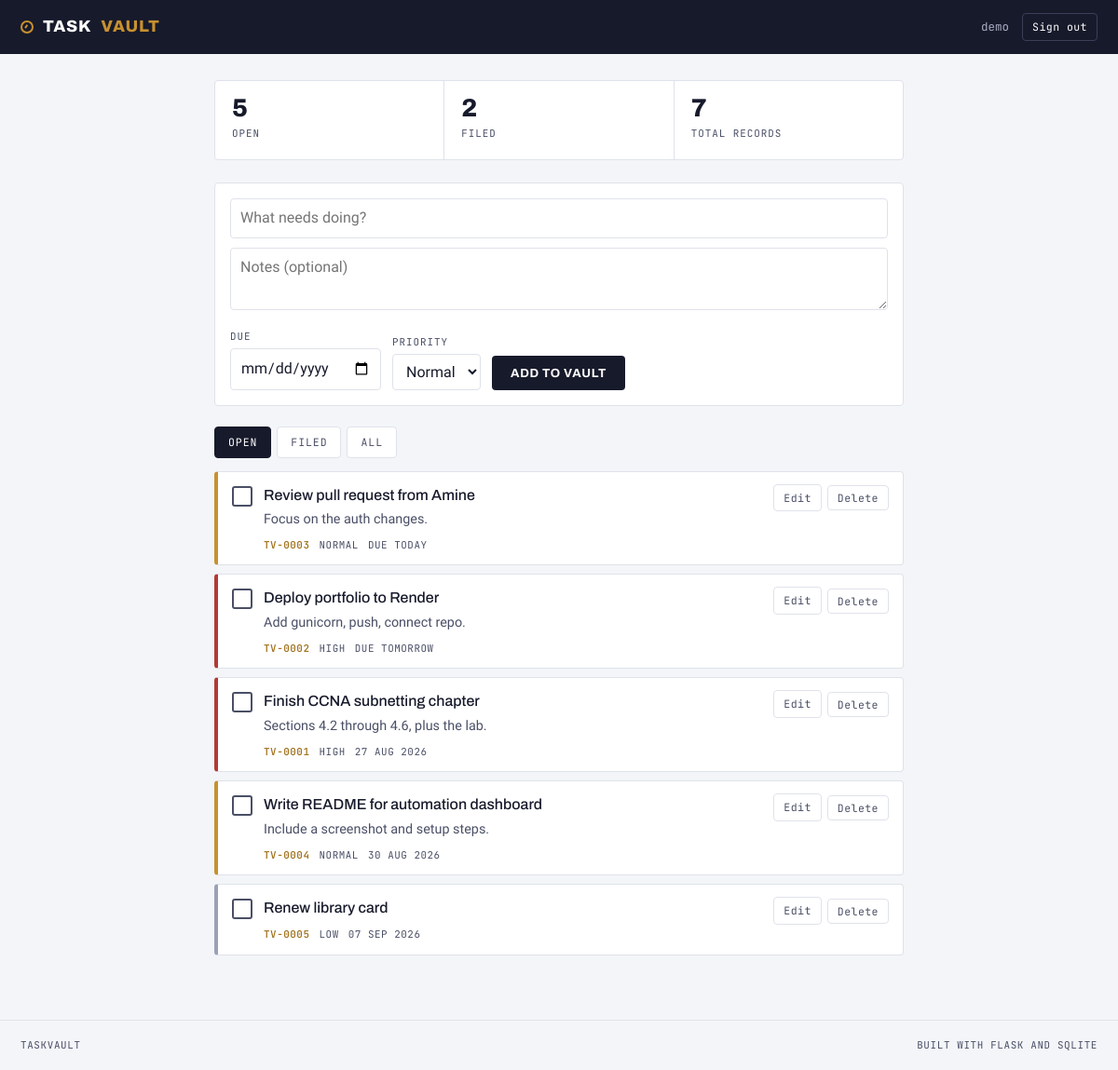
The page / (signed in) on the database its author committed.
### tables this page shows
CREATE TABLE tasks (
    id         INTEGER PRIMARY KEY AUTOINCREMENT,
    user_id    INTEGER NOT NULL,
    title      TEXT NOT NULL,
    notes      TEXT NOT NULL DEFAULT '',
    due_date   TEXT,
    priority   TEXT NOT NULL DEFAULT 'normal',
    completed  INTEGER NOT NULL DEFAULT 0,
    created_at TEXT NOT NULL,
    FOREIGN KEY (user_id) REFERENCES users(id) ON DELETE CASCADE
);

### app.py (the view)
@app.route("/")
@login_required
def index():
    view = request.args.get("view", "active")
    query = "SELECT * FROM tasks WHERE user_id = ?"
    params = [session["user_id"]]
    if view == "active":
        query += " AND completed = 0"
    elif view == "done":
        query += " AND completed = 1"
    query += """ ORDER BY completed ASC,
                 CASE WHEN due_date IS NULL OR due_date = '' THEN 1 ELSE 0 END,
                 due_date ASC, id DESC"""
    tasks = get_db().execute(query, params).fetchall()
    counts = get_db().execute(
        """SELECT
             COUNT(*) AS total,
             SUM(CASE WHEN completed = 0 THEN 1 ELSE 0 END) AS active,
             SUM(CASE WHEN completed = 1 THEN 1 ELSE 0 END) AS done
           FROM tasks WHERE user_id = ?""",
        (session["user_id"],),
    ).fetchone()
    return render_template(
        "index.html",
        tasks=tasks,
        view=view,
        counts=counts,
        today=date.today().isoformat(),
        priorities=PRIORITIES,
    )

### app.py (called while the page is built)
def get_db():
    if "db" not in g:
        g.db = sqlite3.connect(DATABASE)
        g.db.row_factory = sqlite3.Row
        g.db.execute("PRAGMA foreign_keys = ON")
    return g.db

def login_required(view):
    @wraps(view)
    def wrapped(*args, **kwargs):
        if session.get("user_id") is None:
            return redirect(url_for("login"))
        return view(*args, **kwargs)
    return wrapped

@app.context_processor
def inject_user():
    return {"current_user": session.get("username")}

@app.template_filter("prettydate")
def prettydate(value):
    if not value:
        return "No due date"
    try:
        d = datetime.strptime(value, "%Y-%m-%d").date()
    except ValueError:
        return value
    delta = (d - date.today()).days
    if delta == 0:
        return "Due today"
    if delta == 1:
        return "Due tomorrow"
    if delta == -1:
        return "1 day overdue"
    if delta < 0:
        return f"{abs(delta)} days overdue"
    return d.strftime("%d %b %Y")

@app.template_filter("overdue")
def overdue(value):
    if not value:
        return False
    try:
        return datetime.strptime(value, "%Y-%m-%d").date() < date.today()
    except ValueError:
        return False

### taskvault/taskvault/templates/index.html (shortened to what this page needs)
{% extends "layout.html" %}
{% block content %}
<section class="ledger">
  <div class="ledger-stat">
    <span class="ledger-num">{{ counts.active or 0 }}</span>
    <span class="ledger-label">Open</span>
  </div>
  <div class="ledger-stat">
    <span class="ledger-num">{{ counts.done or 0 }}</span>
    <span class="ledger-label">Filed</span>
  </div>
  <div class="ledger-stat">
    <span class="ledger-num">{{ counts.total or 0 }}</span>
    <span class="ledger-label">Total records</span>
  </div>
</section>
<form class="composer" method="post" action="{{ url_for('add_task') }}">
  <input class="composer-title" type="text" name="title" placeholder="What needs doing?" maxlength="200" required autocomplete="off">
  <textarea class="composer-notes" name="notes" rows="2" placeholder="Notes (optional)" maxlength="1000"></textarea>
  <div class="composer-row">
    <label class="field">
      <span>Due</span>
      <input type="date" name="due_date">
    </label>
    <label class="field">
      <span>Priority</span>
      <select name="priority">
        {% for p in priorities %}
          <option value="{{ p }}" {% if p == 'normal' %}selected{% endif %}>{{ p|capitalize }}</option>
        {% endfor %}
      </select>
    </label>
    <button class="btn-primary" type="submit">Add to vault</button>
  </div>
</form>
<nav class="tabs">
  <a class="tab {% if view == 'active' %}is-on{% endif %}" href="{{ url_for('index', view='active') }}">Open</a>
  <a class="tab {% if view == 'done' %}is-on{% endif %}" href="{{ url_for('index', view='done') }}">Filed</a>
  <a class="tab {% if view == 'all' %}is-on{% endif %}" href="{{ url_for('index', view='all') }}">All</a>
</nav>
{% if tasks %}
<ul class="records">
  {% for task in tasks %}
  <li class="record p-{{ task.priority }} {% if task.completed %}is-done{% endif %}">
    <form class="record-check" method="post" action="{{ url_for('toggle_task', task_id=task.id) }}">
      <button type="submit" class="checkbox" aria-label="{% if task.completed %}Reopen{% else %}Mark done{% endif %}">
      </button>
    </form>
    <div class="record-body">
      <p class="record-title">{{ task.title }}</p>
      {% if task.notes %}<p class="record-notes">{{ task.notes }}</p>{% endif %}
      <p class="record-meta">
        <span class="rec-id">TV-{{ '%04d' % task.id }}</span>
        <span class="rec-pri">{{ task.priority }}</span>
        <span class="rec-due {% if task.due_date|overdue and not task.completed %}is-late{% endif %}">
          {{ task.due_date|prettydate }}
        </span>
      </p>
    </div>
    <div class="record-actions">
      <a class="btn-quiet" href="{{ url_for('edit_task', task_id=task.id) }}">Edit</a>
      <form method="post" action="{{ url_for('delete_task', task_id=task.id) }}"
            onsubmit="return confirm('Delete this task permanently?');">
        <button class="btn-quiet btn-danger" type="submit">Delete</button>
      </form>
    </div>
  </li>
  {% endfor %}
</ul>
{% else %}
<div class="empty">
  <p class="empty-head">Nothing filed here yet.</p>
  <p>Add your first task using the box above.</p>
</div>
{% endif %}
{% endblock %}

### taskvault/taskvault/templates/layout.html (shortened to what this page needs)
<!DOCTYPE html>
<html lang="en">
<head>
  <link rel="stylesheet" href="{{ url_for('static', filename='styles.css') }}">
</head>
<body class="{% block bodyclass %}{% endblock %}">
  {% if current_user %}
  <header class="topbar">
    <a class="brand" href="{{ url_for('index') }}">
      <span class="brand-mark" aria-hidden="true"></span>
      Task<em>Vault</em>
    </a>
    <div class="topbar-right">
      <span class="whoami">{{ current_user }}</span>
      <a class="btn-quiet" href="{{ url_for('logout') }}">Sign out</a>
    </div>
  </header>
  {% endif %}
  <main class="shell">
    {% block content %}{% endblock %}
  </main>
  <footer class="footer">
    <span>TaskVault</span>
    <span>Built with Flask and SQLite</span>
  </footer>
</body>
</html>

### rows shown on the page
tasks: completed 0 (drawn), title "Review pull request from Amine", notes "Focus on the auth changes.", id "0003", priority "NORMAL", due_date|prettydate "DUE TODAY"
tasks: completed 0 (drawn), title "Deploy portfolio to Render", notes "Add gunicorn, push, connect repo.", id "0002", priority "HIGH", due_date|prettydate "DUE TOMORROW"
tasks: completed 0 (drawn), title "Finish CCNA subnetting chapter", notes "Sections 4.2 through 4.6, plus the lab.", id "0001", priority "HIGH", due_date|prettydate "27 AUG 2026"
tasks: completed 0 (drawn), title "Write README for automation dashboard", notes "Include a screenshot and setup steps.", id "0004", priority "NORMAL", due_date|prettydate "30 AUG 2026"
tasks: completed 0 (drawn), title "Renew library card", id "0005", priority "LOW", due_date|prettydate "07 SEP 2026"

### other values the page prints
{{ current_user }} "demo"
{{ counts.active or 0 }} "5"
{{ counts.done or 0 }} "2"
{{ counts.total or 0 }} "7"
form field priority "Normal"
